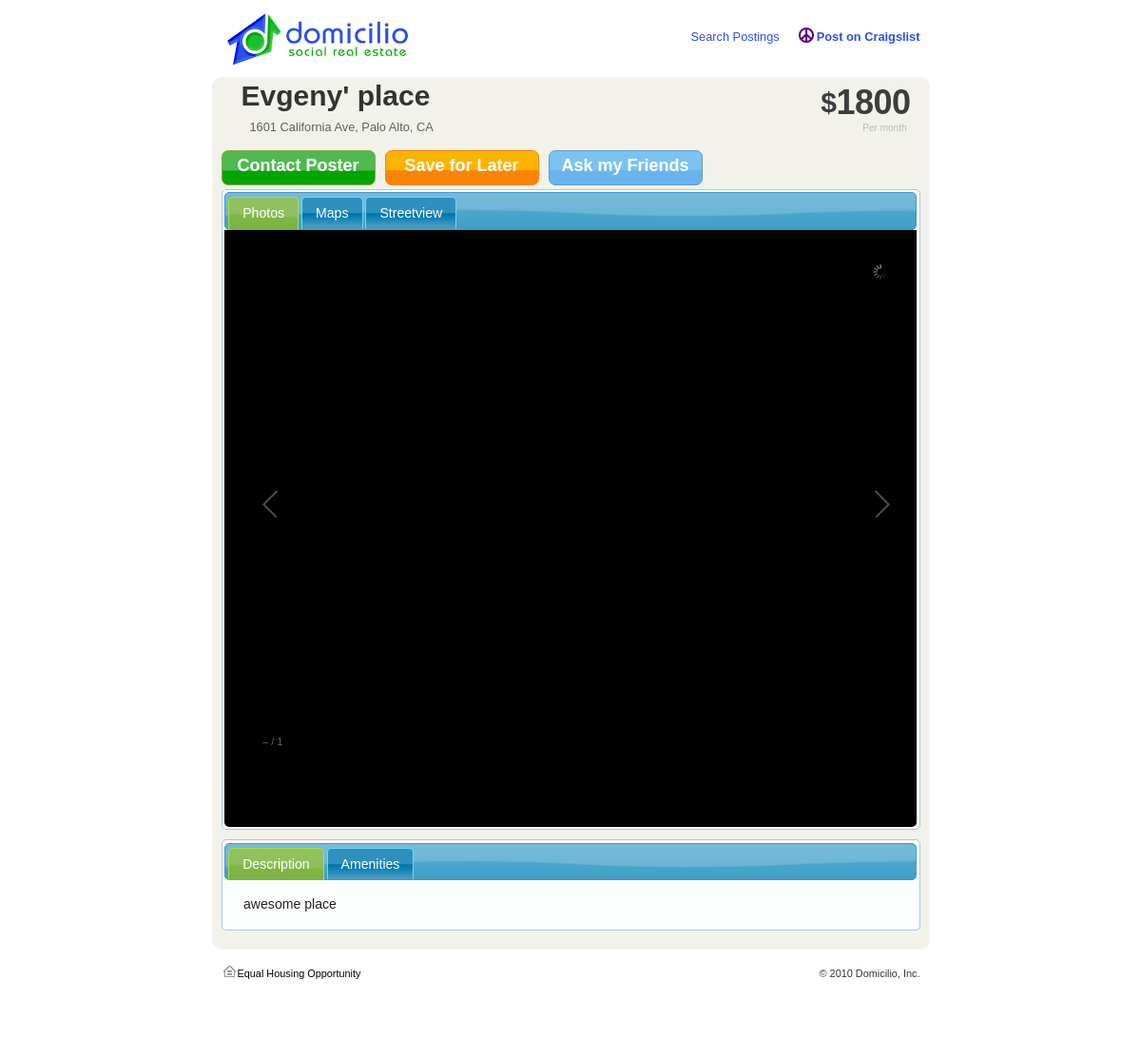
/view_posting.php?id=3, run on the app's committed database.
### tables this page shows
CREATE TABLE postings (
id BIGINT not null AUTO_INCREMENT,
owner_id BIGINT not null,
title varchar(1000),
cost varchar(64),
bedrooms INT,
address varchar(1000),
city varchar(64),
state varchar(32),
info varchar(20000),
location point,
PRIMARY KEY (id)
);

### lib/core.php (called while the page is built, shortened)
<?php
function id($a) {
  return $a;
}
function idx($array, $key, $default = null) {
  return $array[$key];
}
function edx($array, $key, $default = null) {
  return $array[$key];
}
?>

### lib/db.php (called while the page is built, shortened)
<?php
require_once('../lib/core.php');
function db_escape( $s )
{
  return mysql_real_escape_string( $s );
}
function db_fetch( $res )
{
  return mysql_fetch_row( $res );
}
function db_query( $query )
{
  $result = mysql_query($query);
  return $result;
}
?>

### lib/Posting.php (called while the page is built, shortened)
<?php
require_once("../lib/core.php");
require_once("../lib/db.php");
class Posting {
  protected
    $id,
    $title,
    $address,
    $state,
    $city,
    $info,
    $cost,
    $ownerId,
    $location = array('lat' => 0, 'lng' => 0),
    $photos = array();
  public static function fromDB($id) {
    $res = db_query("select id, title, cost, address, city, state,"
      . " info, owner_id, X(location), Y(location) from postings where id='"
      . db_escape($id) . "';");
    if ($arr = db_fetch($res)) {
      $id = $arr[0];
      $posting = id(new Posting())
                   ->setId($id)
                   ->setTitle(edx($arr, 1, 'New posting'))
                   ->setCost(edx($arr, 2, 0))
                   ->setAddress(edx($arr, 3, ''))
                   ->setCity(edx($arr, 4, ''))
                   ->setState(edx($arr, 5))
                   ->setInfo(edx($arr, 6, 'No info'))
                   ->setOwnerId(edx($arr, 7, 0))
                   ->setLocation(edx($arr, 8, 0), edx($arr, 9, 0));
      $res = db_query("select photo_id, photo_url,"
          . " photo_url_thumbnail from posting_photos where posting_id = '"
          . db_escape($id) . "';");
      while($arr = db_fetch($res)) {
        $posting->addPhoto($arr[0], $arr[2], $arr[1]);
      }
      return $posting;
    } else {
      return false;
    }
  }
  public function setLocation($new_lat, $new_lng) {
    return $this;
  }
  public function getFullAddress() {
    return $this->getAddress() . ", " . $this->getCity() . ", "
      . $this->getState();
  }
  public function addPhoto($photo_id, $photo_preview, $photo_src) {
    return $this;
  }
  public function setId($new_id) {
    return $this;
  }
  public function setTitle($new_title) {
    $this->title = $new_title;
    return $this;
  }
  public function getTitle() {
    return $this->title;
  }
  public function setInfo($new_info) {
    $this->info = $new_info;
    return $this;
  }
  public function getInfo() {
    return $this->info;
  }
  public function setAddress($new_address) {
    $this->address = $new_address;
    return $this;
  }
  public function getAddress() {
    return $this->address;
  }
  public function setCost($new_cost) {
    $this->cost = $new_cost;
    return $this;
  }
  public function getCost() {
    return $this->cost;
  }
  public function setCity($new_city) {
    $this->city = $new_city;
    return $this;
  }
  public function getCity() {
    return $this->city;
  }
  public function setState($new_state) {
    $this->state = $new_state;
    return $this;
  }
  public function getState() {
    return $this->state;
  }
  public function setOwnerId($new_owner_id) {
    return $this;
  }
}
?>

### www/view_posting.php (the view, shortened to what this page needs)
<?php
require_once('../lib/Posting.php');
$id = (int)idx($_GET, 'id', 0);
$posting = Posting::fromDB($id);
if ($posting) {
?>
<div id="view">
<h1><?php echo htmlspecialchars($posting->getTitle()); ?></h1><br/>
<p style="margin-left: 30px;"><?php echo htmlspecialchars($posting->getFullAddress()); ?></p>
<div class="price" style="position: relative; top:-70px;">
      <div class="price_data">
          <sup class="currency_if_required"></sup><sup>$</sup>
      <div class="currency_with_sup"><?php echo htmlspecialchars($posting->getCost()); ?></div>
       </div>
   <div class="price_modifier">                    Per month
    </div>
               </div>
	<div id="contactPoster" class="v3_button" style="float:left;width:140px;height:25px;padding:5px 10px; margin-right:10px;"  onclick="contactPoster()">Contact Poster</div>
	<div id ="savePosting" class="v3_button v3_orange" style="float:left;width:140px;height:25px;padding:5px 10px; margin-right:10px;" onclick="savePosting()">Save for Later</div>
	<div id="askFriends" class="v3_button v3_blue" style="float:left;width:140px;height:25px;padding:5px 10px;margin-right:10px;" onclick="shareWithFriends();">Ask my Friends</div>
	<br /><br />
<div id="tabs">
<ul>
	<li><a href="#tabs-2">Photos</a></li>
	<li><a href="#tabs-3">Maps</a></li>
	<li><a href="#tabs-4">Streetview</a></li>
</ul>
<div id="tabs-2" style="min-height: 400px; min-width:500px; text-align: center;background-color: black;">
	<div class="images" style="height:600px; width: 700px;">
	</div>
</div>
</div>
<div id="tabs2" style="margin-top:10px;margin-bottom:10px;">
<ul>
	<li><a href="#tabs-5">Description</a></li>
	<li><a href="#amenities">Amenities</a></li>
</ul>
<div id="tabs-5">
<div id="description" class="details_content">
            <div id="description_text" class="rounded_less trans">
<?php echo htmlspecialchars($posting->getInfo())?>
            </div>
        </div>
</div>
        </div>
</div>
<?php
} else {
  echo "I don't get it.";
}
  require_once('../lib/footer.php');
?>

### www/css/main.css (style rules this page uses)
h1, h2, h3, h4, h5, h6 { font-weight: normal; margin: 0; }
a { color: #2B4FE9; }
h1 { color:#333333; float:left; font-size:30px; font-weight:bold; padding:0 0 0 21px; }
body { font-family: Arial, Helvetica, sans-serif; font-size: 100%; background: #fff url(../images/body-bkg.jpg) no-repeat center top; margin: 0 0 100px 0; color: #606060; }
#tabs li { text-decoration: none; list-style-type: none; }
.rounded_less { -moz-border-radius:3px;-webkit-border-radius: 3px; }
#v3_search, #search_header, #search_body, .search_result, .price, .room_title, #search_filters, #results { overflow:hidden; }
.v3_button { color:#FFFFFF !important; height:42px; width:auto; font-size:18px; cursor:pointer; padding:5px 28px; background:transparent url('../images/v3_button_bgs_001.png') repeat-x 0 0; border:1px solid #85AA40; font-weight:bold; text-align:center; -moz-border-radius:7px;-webkit-border-radius: 7px; -webkit-box-shadow:0 0 6px transparent; font-family:Arial, Helvetica, Tahoma; }
.v3_blue { background-position:0 -42px !important; border-color:#679bbc !important; }
.v3_orange { background-position:0 -126px !important; border-color:#fc8300 !important; }
.price { float:right; margin-top:-4px; width:128px; }
.price_data { color:#3D3D3D; float:right; font-size:36px; font-weight:bold; height:44px; letter-spacing:-0.5px; line-height:44px; padding:2px 10px 0 0; }
.currency_with_sup { float:right; }
.price_modifier { color:#BBBBBB; float:right; font-size:10px; margin-top:-5px; padding-right:14px; text-align:right; width:103px; }
#view { background-color:#F2F2EB; -webkit-border-radius:10px; -moz-border-radius: 10px;padding:10px; }
.v3_blue { background-position:0 -42px !important; border-color:#679BBC !important; }

### data on the page
postings: title "Evgeny' place", $posting->getFullAddress() "1601 California Ave, Palo Alto, CA", cost "1800", info "awesome place"
